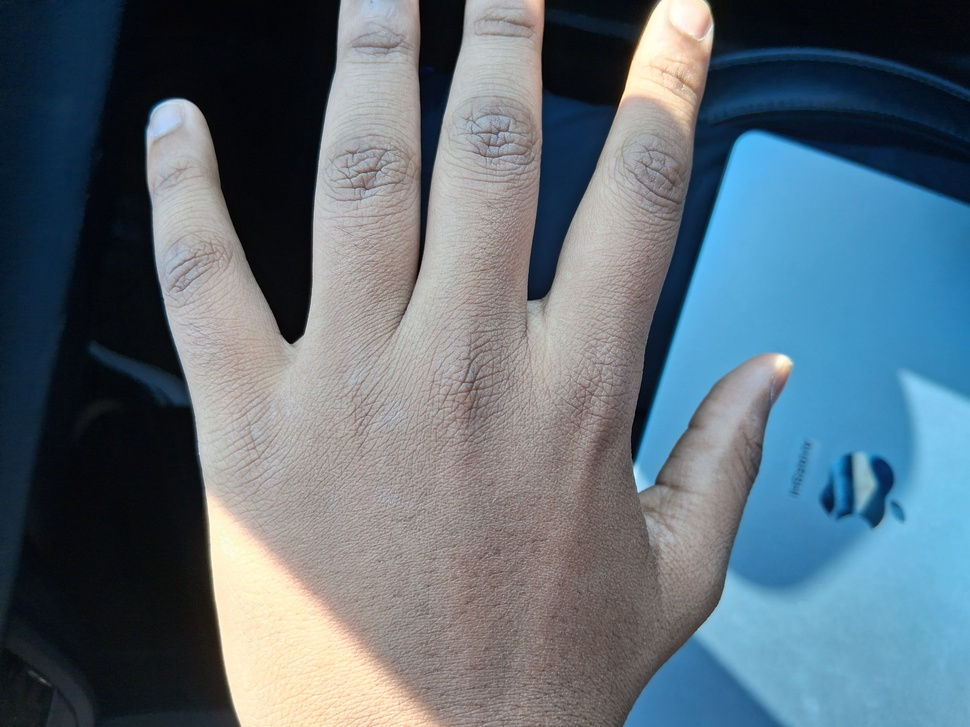
#> input picture handharness/input/view_1.jpg, 970 x 727 px, shrunk from 4080 x 3060 before the run
$ python render_validation.py --dir input --file input/view_1.jpg
#> lines starting #> are read from the running program, lines starting #| are printed output that depends on the picture; after the words box and inside, x2 and y2 are one past the last pixel; in counts of white or black regions, pixels touching at a corner belong together
"""
render_validation.py – Validates rendered output meets training quality standards.

Checks:
1. No wireframe/triangle artifacts (edge detection on render)
2. Hand silhouette is connected (single main component)
3. Hand occupies 25-90% of frame height
4. Shading has actual depth variation (not flat)
5. Not a debug/viewport render

Usage:
    python handharness/render_validation.py --dir handharness/output/pose_grid
    python handharness/render_validation.py --file output.png
"""

import argparse
import json
import sys
from pathlib import Path

import numpy as np

try:
    from PIL import Image
except ImportError:
    print("ERROR: Pillow required. pip install Pillow")
    sys.exit(1)


def validate_render(image_path: str) -> dict:
    """
    Validate a single rendered image meets training quality.
    Returns dict with pass/fail and details.
    """
#> called with image_path = 'input/view_1.jpg'
    img = Image.open(image_path).convert("RGBA")
    arr = np.array(img)
    h, w = arr.shape[:2]

    results = {
        "file": str(image_path),
        "resolution": f"{w}x{h}",
        "checks": {},
        "passed": True,
    }

    # ─── Check 1: No wireframe artifacts ──────────────────────────────────
    # Wireframe shows as thin black lines. Check if too many near-black pixels
    # form thin linear patterns
    gray = np.mean(arr[:, :, :3], axis=2)
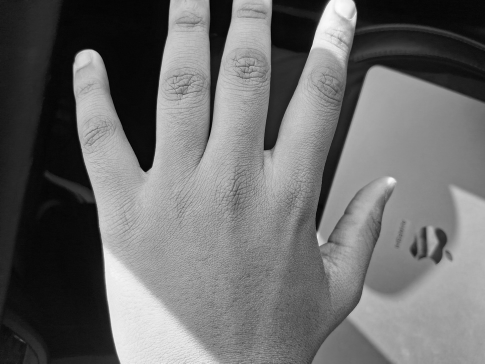
#> gray: shape (727, 970) float64 (shown at 1/2 size); min 0, max 252.3, mean 107.8
    black_mask = gray < 15  # near-black pixels
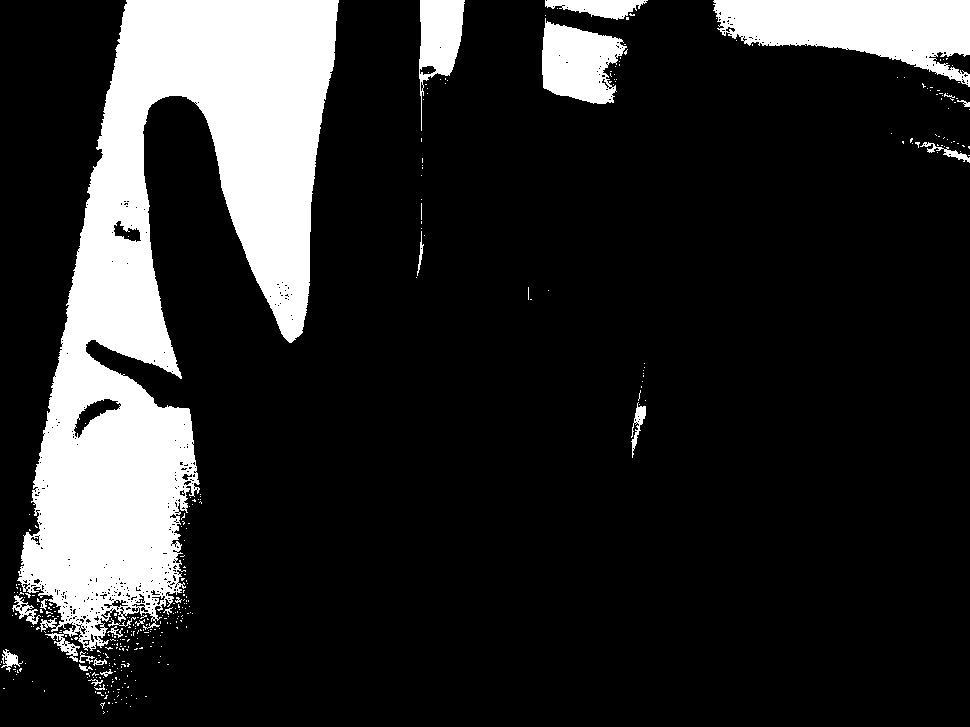
#> black_mask: shape (727, 970) bool; 16.6% white; 362 white regions (340 under 20 px), largest, box (x1, y1, x2, y2) and area: (17, 0, 339, 662) 92184, (713, 0, 970, 87) 13089, (542, 18, 627, 104) 4906
    black_ratio = black_mask.sum() / (h * w)
#> black_ratio = 0.166

    # Check for thin black lines (horizontal/vertical edge patterns)
    # Compute edge density in black regions
    if black_ratio > 0.01:  # some black exists
        # Check if black pixels form thin lines (wireframe indicator)
        # Count isolated black pixels surrounded by lighter ones
        padded = np.pad(black_mask, 1, mode='constant', constant_values=False)
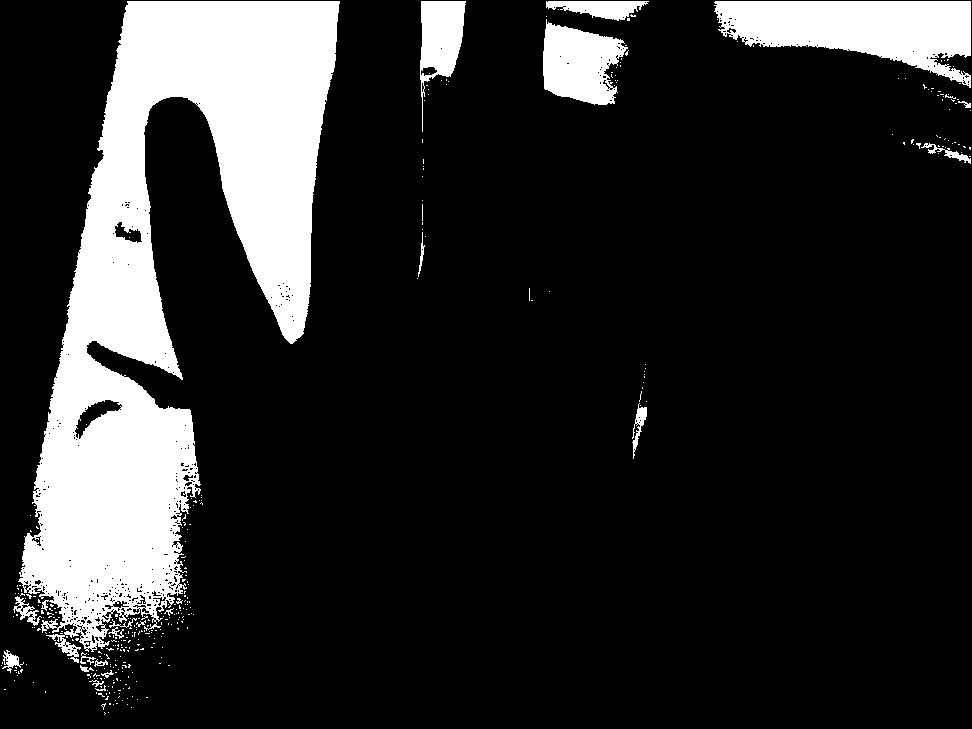
#> padded: shape (729, 972) bool; 16.5% white; 362 white regions (340 under 20 px), largest, box (x1, y1, x2, y2) and area: (18, 1, 340, 663) 92184, (714, 1, 971, 88) 13089, (543, 19, 628, 105) 4906
        neighbors = (
            padded[:-2, 1:-1].astype(int) + padded[2:, 1:-1].astype(int) +
            padded[1:-1, :-2].astype(int) + padded[1:-1, 2:].astype(int)
        )
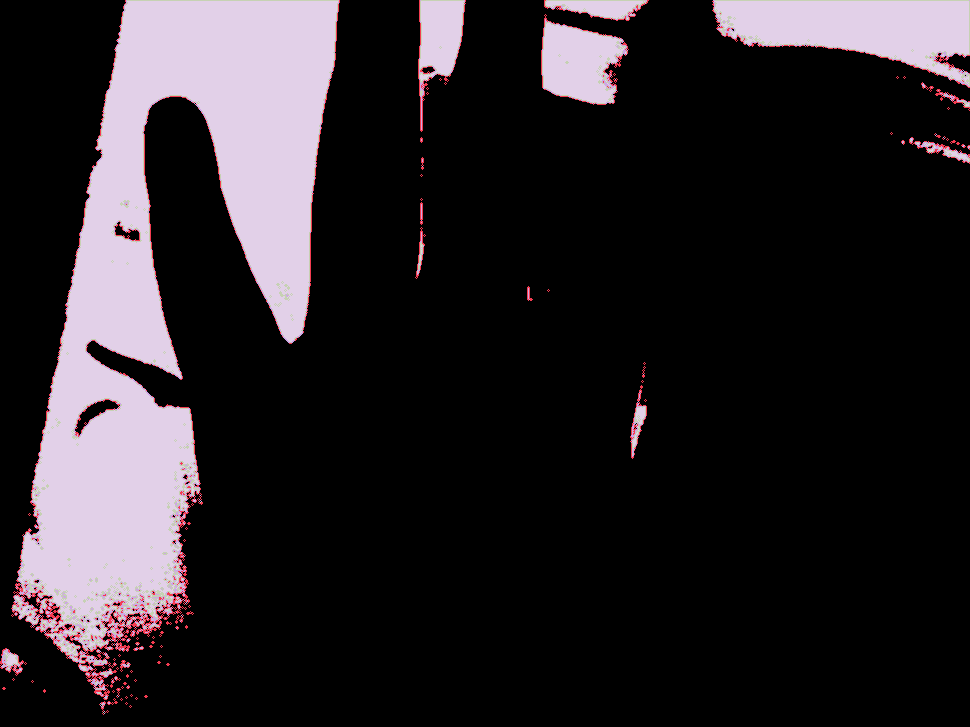
#> neighbors: shape (727, 970) int64; 5 distinct labels, from 0 to 4; one colour per label, 0 black
        # Wireframe: black pixel with 2 black neighbors (line-like)
        line_pixels = (black_mask & (neighbors == 2)).sum()
#> line_pixels = 2691
        line_ratio = line_pixels / max(1, black_mask.sum())
#> line_ratio = 0.023
        wireframe_detected = line_ratio > 0.3 and black_ratio > 0.02
#> wireframe_detected = False
    else:
        wireframe_detected = False
        line_ratio = 0.0

    results["checks"]["no_wireframe"] = {
        "passed": not wireframe_detected,
        "black_ratio": round(float(black_ratio), 4),
        "line_ratio": round(float(line_ratio), 4),
    }
    if wireframe_detected:
        results["passed"] = False

    # ─── Check 2: Hand silhouette connected ───────────────────────────────
    # The hand should be a single connected region (not scattered fragments)
    # Use alpha channel for RGBA images, otherwise threshold on brightness
    if arr.shape[2] == 4:
        foreground = arr[:, :, 3] > 128
#> foreground: shape (727, 970) bool; every value is 1
    else:
        foreground = gray > 20

    fg_ratio = foreground.sum() / (h * w)
#> fg_ratio = 1

    # Simple connectivity: check that foreground forms one main blob
    from scipy import ndimage
    labeled, num_features = ndimage.label(foreground)
#> labeled: shape (727, 970) int32; every value is 1
#> num_features = 1
    if num_features > 0:
        component_sizes = ndimage.sum(foreground, labeled, range(1, num_features + 1))
#> component_sizes = [705190]
        largest = max(component_sizes)
#> largest = 705190
        connectivity = largest / max(1, foreground.sum())
#> connectivity = 1
    else:
        connectivity = 0.0

    silhouette_ok = connectivity > 0.7  # 70% of foreground in one component
#> silhouette_ok = True
    results["checks"]["silhouette_connected"] = {
        "passed": silhouette_ok,
        "connectivity": round(float(connectivity), 3),
        "num_components": int(num_features),
    }
    if not silhouette_ok:
        results["passed"] = False

    # ─── Check 3: Frame coverage ─────────────────────────────────────────
    # Hand should take 25-90% of frame height
    if foreground.any():
        rows_with_fg = np.any(foreground, axis=1)
        fg_rows = np.where(rows_with_fg)[0]
#> fg_rows = 727 values from 0 to 726
        height_coverage = (fg_rows[-1] - fg_rows[0] + 1) / h
#> height_coverage = 1
    else:
        height_coverage = 0.0

    coverage_ok = 0.25 <= height_coverage <= 0.90
#> coverage_ok = False
    results["checks"]["frame_coverage"] = {
        "passed": coverage_ok,
        "height_ratio": round(float(height_coverage), 3),
    }
    if not coverage_ok:
        results["passed"] = False

    # ─── Check 4: Shading variation (not flat) ───────────────────────────
    # A properly lit/shaded hand has gradients. A flat render has uniform color.
    # IMPORTANT: Only evaluate foreground (non-transparent) pixels
    if foreground.any():
        fg_values = gray[foreground]
        shading_std = float(np.std(fg_values))
#> shading_std = 69.28
        shading_range = float(np.percentile(fg_values, 95) - np.percentile(fg_values, 5))
#> shading_range = 188.3
    else:
        shading_std = 0.0
        shading_range = 0.0

    # Good shading: std > 4 and range > 12 (on foreground-only pixels)
    # Lower thresholds account for compact poses (fist) and even studio lighting
    shading_ok = shading_std > 4 and shading_range > 12
#> shading_ok = True
    results["checks"]["shading_depth"] = {
        "passed": shading_ok,
        "std": round(shading_std, 2),
        "range_95_5": round(shading_range, 2),
    }
    if not shading_ok:
        results["passed"] = False

    # ─── Check 5: Not debug/viewport render ──────────────────────────────
    # Debug renders often have uniform gray backgrounds with wireframe overlay
    # or have very specific flat color fills
    bg_mask = ~foreground
#> bg_mask: shape (727, 970) bool; every value is 0
    if bg_mask.any():
        bg_values = gray[bg_mask]
        bg_std = float(np.std(bg_values))
        bg_uniform = bg_std < 5  # background is uniform (expected for good render)
    else:
        bg_uniform = True

    # The debug indicator is: uniform gray bg (128±30) + wireframe
    bg_mean = float(np.mean(gray[bg_mask])) if bg_mask.any() else 0
#> bg_mean = 0
    is_debug_bg = 90 < bg_mean < 170 and bg_uniform and wireframe_detected
#> is_debug_bg = False

    results["checks"]["not_debug_render"] = {
        "passed": not is_debug_bg,
        "bg_mean": round(bg_mean, 1),
        "bg_uniform": bg_uniform,
    }
    if is_debug_bg:
        results["passed"] = False

    return results


# [31 lines left out: function validate_directory, not called in this run]


def main():
    parser = argparse.ArgumentParser(description="Validate render quality for training")
    parser.add_argument("--dir", help="Directory of renders to validate")
    parser.add_argument("--file", help="Single file to validate")
    parser.add_argument("--output", help="Write JSON report to file")
    args = parser.parse_args()

    if args.file:
        result = validate_render(args.file)
#> result = 4 items
#> (the run stopped early here; a loop or call above may not have finished)

$ run again, on handharness/input/view_3.jpg
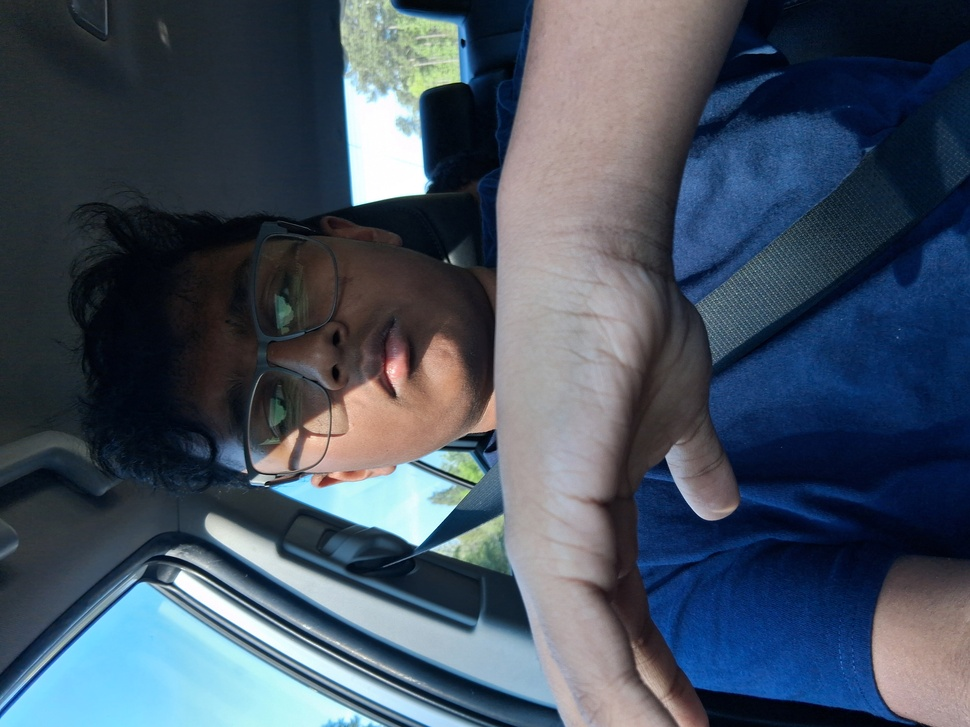
#> input picture handharness/input/view_3.jpg, 970 x 727 px, shrunk from 4080 x 3060 before the run
#> in validate_render, `black_mask = gray < 15`:
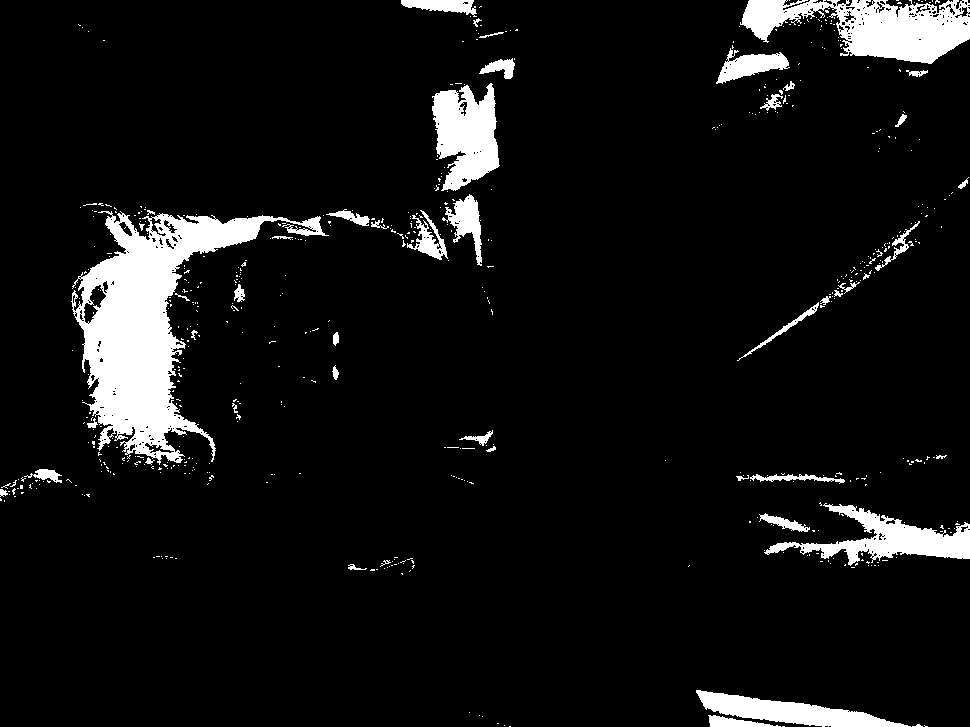
#> black_mask: shape (727, 970) bool; 7.4% white; 586 white regions (539 under 20 px), largest, box (x1, y1, x2, y2) and area: (71, 211, 329, 465) 21143, (740, 0, 970, 64) 8294, (432, 83, 500, 191) 4935
#> black_ratio = 0.0742
#> padded: shape (729, 972) bool; 7.4% white; 586 white regions (539 under 20 px), largest, box (x1, y1, x2, y2) and area: (72, 212, 330, 466) 21143, (741, 1, 971, 65) 8294, (433, 84, 501, 192) 4935
#> in validate_render, `neighbors = ( padded[:-2, 1:-1].astype(int) + padded[2:, 1:-1].astype(..`:
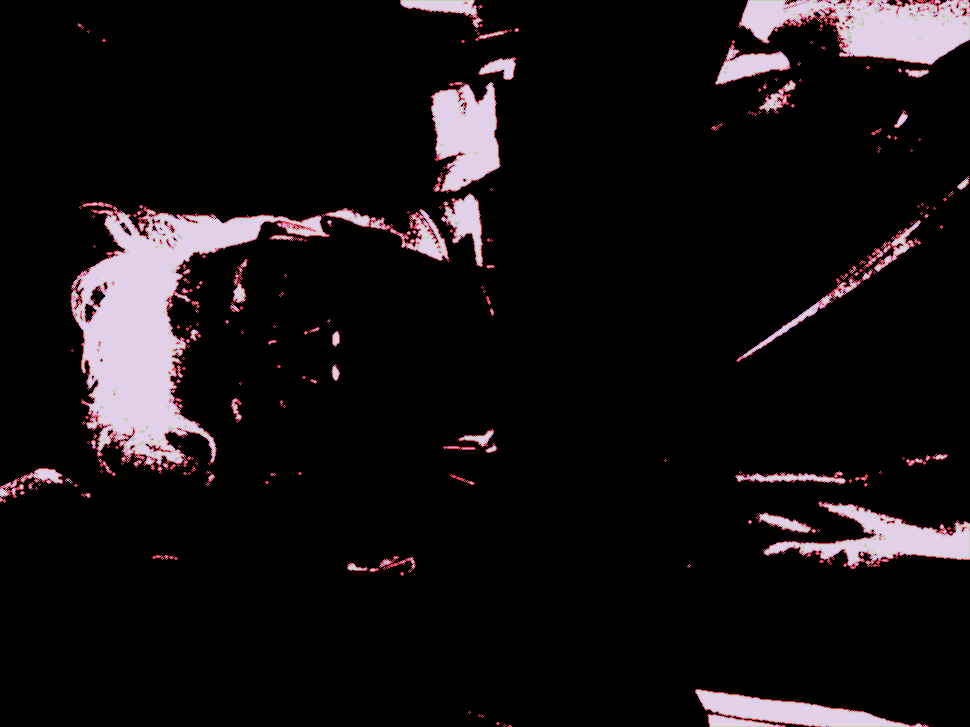
#> neighbors: shape (727, 970) int64; 5 distinct labels, from 0 to 4; one colour per label, 0 black
#> line_pixels = 3519
#> line_ratio = 0.0673
#> wireframe_detected = False
#> foreground: shape (727, 970) bool; every value is 1
#> fg_ratio = 1
#> labeled: shape (727, 970) int32; every value is 1
#> component_sizes = [705190]
#> largest = 705190
#> connectivity = 1
#> silhouette_ok = True
#> fg_rows = 727 values from 0 to 726
#> height_coverage = 1
#> coverage_ok = False
#> shading_std = 65.16
#> shading_range = 192.3
#> shading_ok = True
#> bg_mask: shape (727, 970) bool; every value is 0
#> bg_mean = 0
#> is_debug_bg = False
#> result = 4 items

$ run again, on handharness/input/view_4.jpg
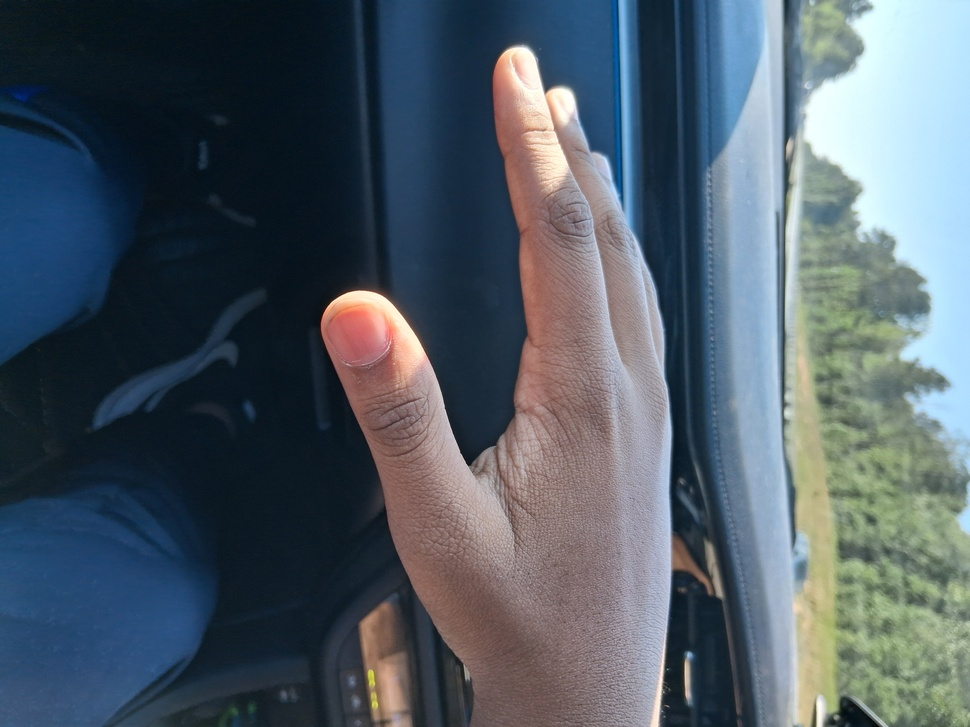
#> input picture handharness/input/view_4.jpg, 970 x 727 px, shrunk from 4080 x 3060 before the run
#> in validate_render, `gray = np.mean(arr[:, :, :3], axis=2)`:
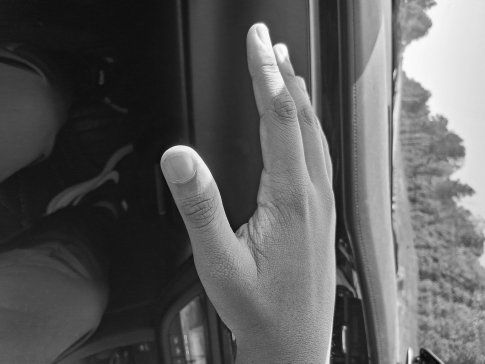
#> gray: shape (727, 970) float64 (shown at 1/2 size); min 2, max 255, mean 92.1
#> in validate_render, `black_mask = gray < 15`:
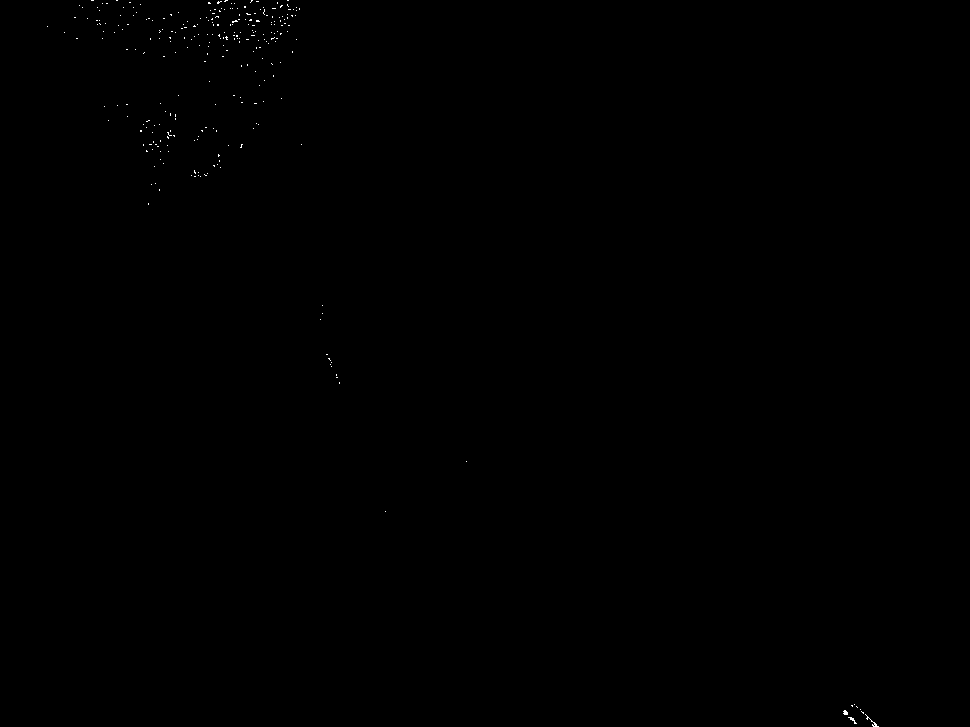
#> black_mask: shape (727, 970) bool; 0.08% white in thin lines or dots, all inside (x1, y1, x2, y2) = (47, 0, 879, 727)
#> black_ratio = 0.00083
#> foreground: shape (727, 970) bool; every value is 1
#> fg_ratio = 1
#> labeled: shape (727, 970) int32; every value is 1
#> component_sizes = [705190]
#> largest = 705190
#> connectivity = 1
#> silhouette_ok = True
#> fg_rows = 727 values from 0 to 726
#> height_coverage = 1
#> coverage_ok = False
#> shading_std = 64.85
#> shading_range = 202.7
#> shading_ok = True
#> bg_mask: shape (727, 970) bool; every value is 0
#> bg_mean = 0
#> is_debug_bg = False
#> result = 4 items
